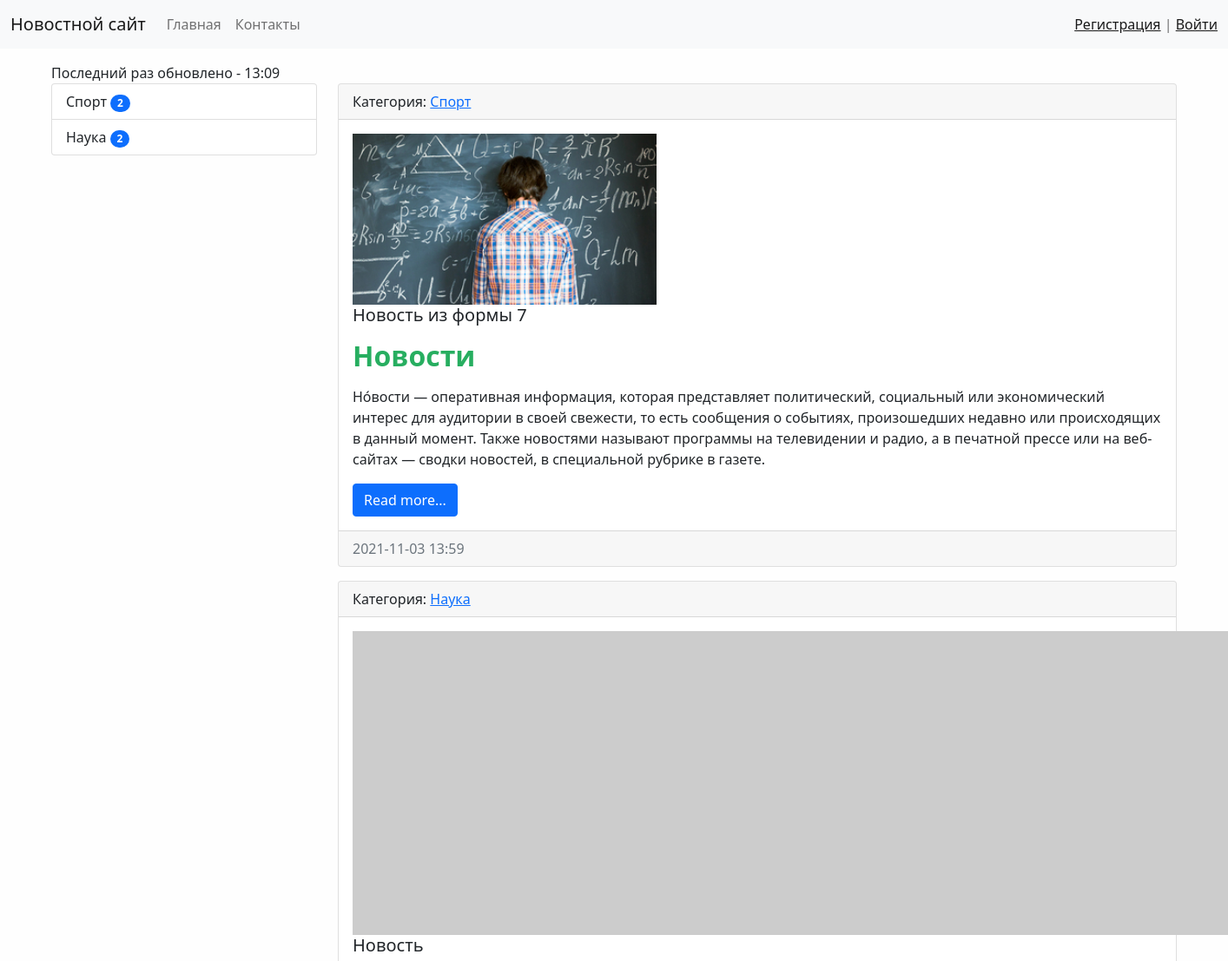
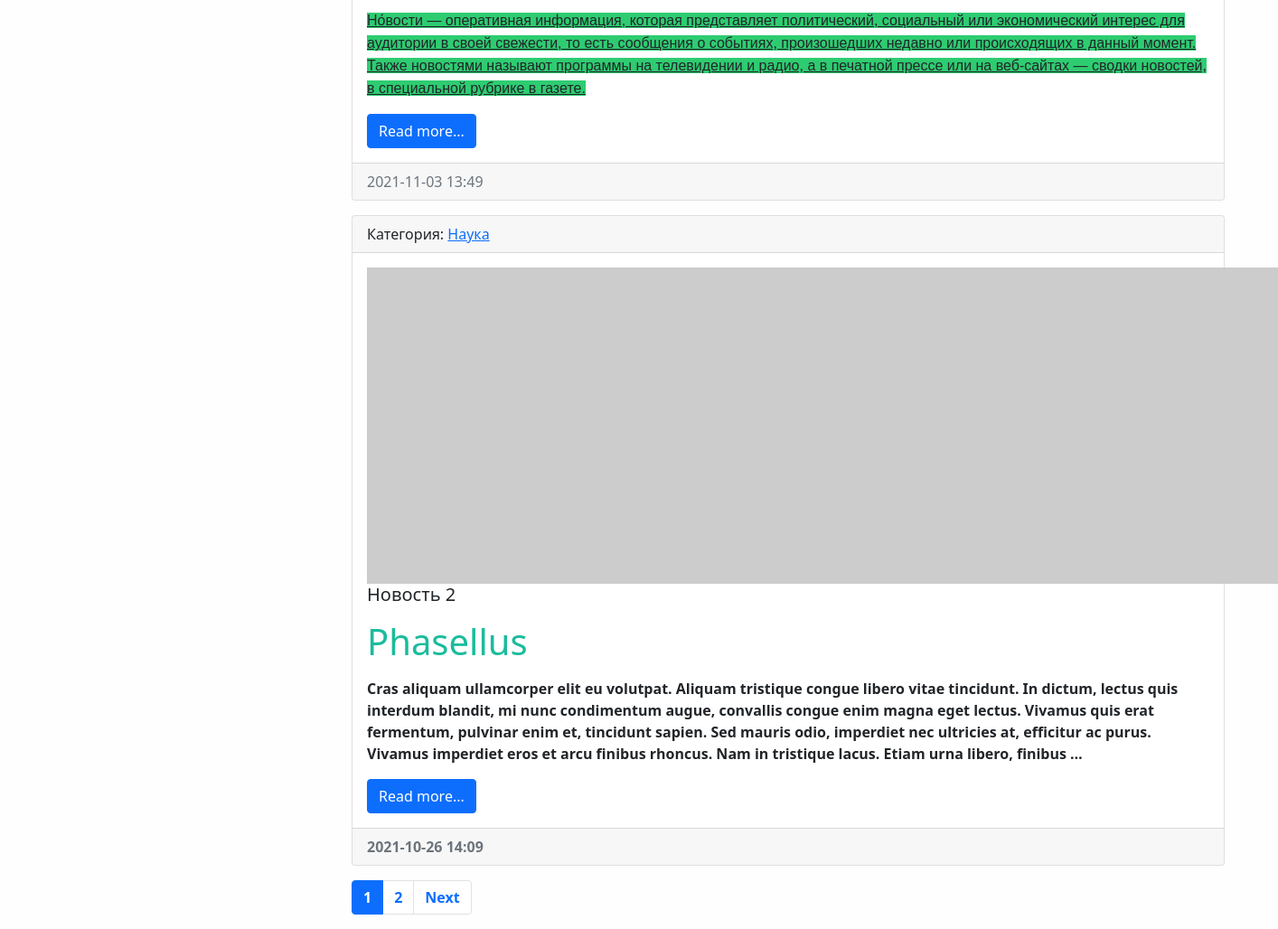
The page / on the database its author committed (2 pictures, top to bottom).
### news/models.py (models this page shows, shortened)
class Category(models.Model):
    title = models.CharField(max_length=150, db_index=True, verbose_name='Наименование')
    def get_absolute_url(self):
        return reverse('category', kwargs={'category_id': self.pk})
    def __str__(self):
        return self.title
    class Meta:
        verbose_name = 'Категория'
        verbose_name_plural = 'Категории'
        ordering = ['title']

class News(models.Model):
    title = models.CharField(max_length=150, verbose_name='Наименование')
    content = models.TextField(blank=True, verbose_name='Контент')
    created_at = models.DateTimeField(auto_now_add=True, verbose_name='Дата публикации')
    updated_at = models.DateTimeField(auto_now=True, verbose_name='Обновлено')
    photo = models.ImageField(upload_to='photos/%Y/%m/%d/', verbose_name='Фото', blank=True)
    is_published = models.BooleanField(default=True, verbose_name='Опубликовано')
    category = models.ForeignKey('Category', on_delete=models.PROTECT, verbose_name='Категория')
    views = models.IntegerField(default=0)
    def get_absolute_url(self):
        return reverse('view_news', kwargs={'pk': self.pk})
    class Meta:
        verbose_name = 'Новость'
        verbose_name_plural = 'Новости'
        ordering = ['-created_at']

### news/views.py (the view)
# urls.py: path('', HomeNews.as_view(), name='home'),
class HomeNews(MyMixin, ListView):
    model = News
    template_name = 'news/home_news_list.html'
    context_object_name = 'news'
    mixin_prop = 'hello world!'
    paginate_by = 3
    def get_context_data(self, *, object_list=None, **kwargs):
        context = super().get_context_data(**kwargs)
        context['title'] = self.get_upper('Главная страница')
        context ['mixin_prop'] = self.get_prop()
        return context
    def get_queryset(self):
        return News.objects.filter(is_published=True).select_related('category')

### news/templatetags/news_tags.py (called while the page is built)
@register.inclusion_tag('news/list_categories.html')
def show_categories(arg1='Hello', arg2='world'):
    categories = Category.objects.annotate(cnt=Count('news', filter=F('news__is_published'))).filter(cnt__gt=0)
    return {'categories': categories, 'arg1': arg1, 'arg2': arg2 }

### news/utils.py (called while the page is built)
    def get_prop(self):
        return self.mixin_prop.upper()

    def get_upper(self, string):
        if isinstance(string, str):
            return string.upper()
        else:
            return string.title.upper()

### news/templates/news/home_news_list.html (shortened to what this page needs)
{% extends 'base.html' %}
{% block sidebar %}
{% include 'inc/_sidebar.html' %}
{% endblock %}
{% block content %}
{% for item in news %}
<div class="card mb-3">
    <div class="card-header">
        Категория: <a href="{{ item.category.get_absolute_url }}">{{ item.category}}</a>
    </div>
    <div class="card-body">
        <div class="media">
            {% if item.photo%}
                <img src="{{ item.photo.url }}" alt="" width='350' class="mr-3">
            {% else %}
                <img src="https://picsum.photos/id/1060/350/300/?blur=2" alt="" class="mr-3">
            {% endif %}
                 <div class="media-body">
                 <h5 class="card-title">{{ item.title }}</h5>
                 <p class="card-text">{{ item.content|safe|linebreaks|truncatewords:65 }}</p>
                 <a href="{{ item.get_absolute_url }}" class="btn btn-primary">Read more...</a>
            </div>
        </div>
    </div>
    <div class="card-footer text-muted">
      {{ item.created_at|date:'Y-m-d H:i'}}
    </div>
</div>
{% endfor %}
{% endblock %}

### templates/base.html (shortened to what this page needs)
<!doctype html>
{% load static %}
<html lang="en">
<head>
<link rel="stylesheet" href="{% static 'bootstrap/css/bootstrap.min.css' %}">
<link rel="stylesheet" href="{% static 'css/style.css' %}">
</head>
<body>
{% include 'inc/_nav.html' %}
<div class="container mt-3">
Последний раз обновлено - {% now 'H:i'%}
<div class="row">
<div class="col-md-3">
  {% block sidebar %}SIDEBAR{% endblock %}
</div>
  <div class="col-md-9">
  {% block content %}CONTENT{% endblock %}
    {% if page_obj.has_other_pages %}
<nav aria-label="...">
<ul class="pagination">
{% for p in page_obj.paginator.page_range %}
{% if page_obj.number == p %}
  <li class="page-item active" aria-current="page">
  <a class="page-link" href="?page={{ p }}">{{ p }}</a>
  </li>
{% elif p > page_obj.number|add:-3 and p < page_obj.number|add:3 %}
  <li class="page-item">
  <a class="page-link" href="?page={{ p }}">{{ p }}</a>
  </li>
{% endif %}
{% endfor %}
      {% if page_obj.has_next %}
  <li class="page-item">
      <a class="page-link" href="?page={{ page_obj.next_page_number }}">Next</a>
  </li>
  {% endif %}
</ul>
</nav>
    {% endif %}
  </div>
</div>
</div>
</body>
</html>

### templates/inc/_nav.html (shortened to what this page needs)
  <nav class="navbar navbar-expand-lg navbar-light bg-light">
  <div class="container-fluid">
      <a class="navbar-brand" href="{% url 'home' %}">Новостной сайт</a>
    <div class="collapse navbar-collapse" id="navbarSupportedContent">
      <ul class="navbar-nav me-auto mb-2 mb-lg-0">
        <li class="nav-item"><a class="nav-link" href="{% url 'home' %}">Главная</a></li>
        <li class="nav-item"><a class="nav-link" href="{% url 'contact' %}">Контакты</a></li>
      </ul>
        <span class="navbar-text">
        {% if request.user.is_authenticated %}
        Добро пожаловать, {{ user.username }} | <a href="{% url 'logout' %}">Выход</a>
        {% else %}
        <a href="{% url 'register' %}">Регистрация</a> | <a href="{% url 'login' %}">Войти</a>
        {% endif %}
        </span>
    </div>
  </div>
  </nav>

### templates/inc/_sidebar.html (shortened to what this page needs)
{% load news_tags %}
{% show_categories %}

### news/templates/news/list_categories.html
<div class="list-group">
    {% for item in categories%}
    <a href="{{ item.get_absolute_url }}" class="list-group-item list-group-item-action">{{ item.title }} <span class="badge bg-primary rounded-pill">{{ item.cnt }}</span></a>
{% endfor %}
</div>

### example1/static/css/style.css (style rules this page uses)
body { background-color: #fefefe; }

### rows shown on the page
Category: title "Спорт", cnt "2"
Category: title "Наука", cnt "2"
News: category "Спорт", photo (picture), title "Новость из формы 7", content "Новости Но́вости — оперативная информация, которая представляет политический, социальный или экономический интерес для аудитории в своей свежести, то есть сообщения о событиях, произошедших недавно или происходящих в данный момент. Также новостями называют программы на телевидении и радио, а в печатной прессе или на веб-сайтах — сводки новостей, в специальной рубрике в газете.", created_at "2021-11-03 13:59"
News: category "Наука", title "Новость", content "Но́вости — оперативная информация, которая представляет политический, социальный или экономический интерес для аудитории в своей свежести, то есть сообщения о событиях, произошедших недавно или происходящих в данный момент. Также новостями называют программы на телевидении и радио, а в печатной прессе или на веб-сайтах — сводки новостей, в специальной рубрике в газете.", created_at "2021-11-03 13:49"
News: category "Наука", title "Новость 2", content "Phasellus Cras aliquam ullamcorper elit eu volutpat. Aliquam tristique congue libero vitae tincidunt. In dictum, lectus quis interdum blandit, mi nunc condimentum augue, convallis congue enim magna eget lectus. Vivamus quis erat fermentum, pulvinar enim et, tincidunt sapien. Sed mauris odio, imperdiet nec ultricies at, efficitur ac purus. Vivamus imperdiet eros et arcu finibus rhoncus. Nam in tristique lacus. Etiam urna libero, finibus …", created_at "2021-10-26 14:09"

### other values the page prints
{{ p }} "1"
{{ p }} "2"
